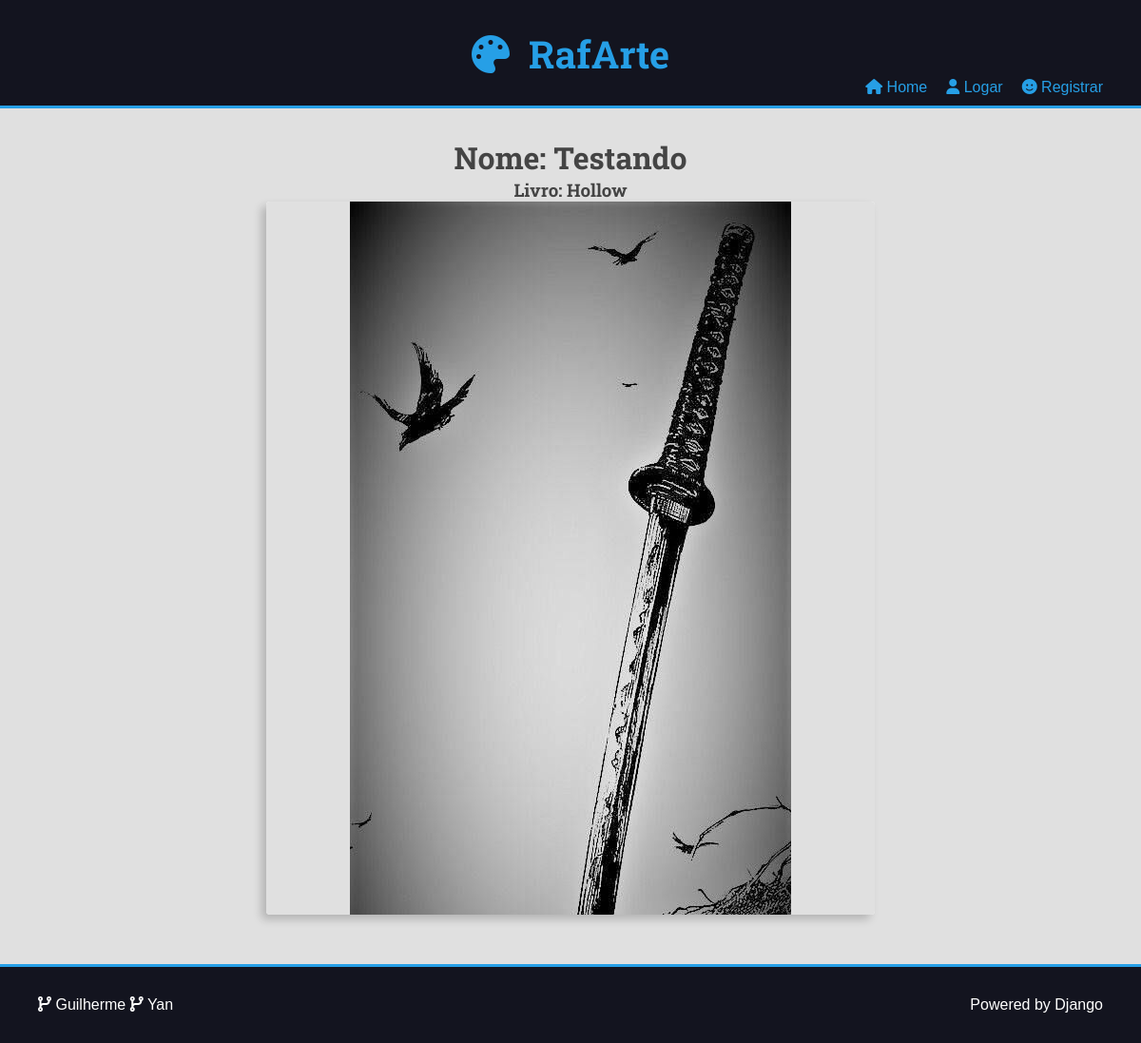
The page /engraving/2/ on the database its author committed.
### museum/models.py (models this page shows, shortened)
class Engraving(models.Model):
    name = models.CharField(max_length=50)
    book = models.CharField(max_length=50, blank=True)
    cover = models.ImageField(upload_to='engravings/cover/%Y/%m/%d/')
    author = models.ManyToManyField(
        Author, blank=True, default=None
    )
    class Meta:
        db_table = 'ENGRAVING'

### museum/views.py (the view)
# urls.py: path('engraving/<int:id_engraving>/', views.detail_engraving, name='engraving'),
@require_GET
def detail_engraving(request: HttpRequest, id_engraving:int) -> HttpResponse:
    try:
        engraving = Engraving.objects.get(pk=id_engraving)
        if not engraving.painting_set.filter(is_published=True).exists():
            raise Http404("Gravura não encontrada")
    except ObjectDoesNotExist:
        raise Http404("Gravura não encontrada")
    return render(request, 'museum/pages/detail_engraving.html', {
        'engraving': engraving,
        'search': False,
    })

### museum/models.py (called while the page is built)
    def __str__(self) -> str:
        return self.name

    def __str__(self) -> str:
        return self.name

### museum/templates/museum/pages/detail_engraving.html (shortened to what this page needs)
{% extends 'templates/pages/global.html' %}
{% block content %}
<div class="text-secondary-page">
    <div class="center-flex" id="church-name">
        <h1>Nome: {{ engraving.name }}</h1>
    </div>
    <div class="center-flex" id="church-location">
        <h3>Livro: {{ engraving.book }}</h3>
    </div>
</div>
        <div class="main-content  container" id="one-item">
            {% if engraving %}
                {% include 'museum/partials/engraving.html' %}
            {% endif %}
        </div>
{% endblock content %}

### museum/templates/museum/partials/engraving.html (shortened to what this page needs)
<div class="center painting main-content-detail painting-list-item" id="card">
    <div class="painting-cover">
        <img src="{{ engraving.cover.url }}" alt="temporario" class="img-main no-filter">
    </div>
</div>

### website/static/css/style.css (style rules this page uses)
:root { --color-primary: #269fe6; --color-primary-hover: #2086c2; --color-primary-dark: #13141f; --color-primary-dark-hover: #212336; --color-primary-light: #d4ecfa; --color-primary-light-hover: #bdd8e7; --color-white: #fff; --color-black: #000; --color-dark-text: #444; --color-info-light: #cce5ff; --color-debug-light: #cce5ff; --color-success-light: #d4edda; --color-alert-light: #fff3cd; --color-warning-light: #fff3cd; --color-error-light: #f8d7da; --color-info-dark: #4d86c4; --color-debug-dark: #4d86c4; --color-success-dark: #4a9c5d; --color-alert-dark: #927f40; --color-warning-dark: #927f40; --color-error-dark: #da525d; --color-gray-0: #f9f9f9; --color-gray-1: #e0e0e0; --color-gray-2: #c7c7c7; --color-gray-3: #aeaeae; --color-gray-4: #959595; --color-gray-5: #7d7d7d; --color-gray-6: #646464; --color-gray-7: #4b4b4b; --color-gray-8: #323232; --color-gray-9: #191919; --color-light-gray: rgb(247, 247, 247); --font-primary: sans-serif; --font-headings: "Roboto Slab", serif; --spacing-gutter-medium: 3rem; --spacing-gutter-large: 4rem; }
* { padding: 0; margin: 0; box-sizing: border-box; }
html { font-size: 62.5%; min-height: 100%; }
body { font-size: 1.6rem; position: relative; min-height: 100%; font-family: var(--font-primary); background: var(--color-gray-1); color: var(--color-dark-text); }
h1, h2, h3, h4, h5, h6 { font-family: var(--font-headings); }
img { max-width: 100%; }
.container { max-width: 144rem; margin: 0 auto; padding: var(--spacing-gutter-medium); }
.main-content { padding-top: 0; }
.painting { background: var(--color-white); box-shadow: -5px 5px 10px rgba(0, 0, 0, 0.2); transform: scale(1); transition: all 300ms ease-in-out; border-radius: 0.4rem; overflow: hidden; }
.painting img { max-width: 100%; }
.painting-list-item { max-width: 64rem; height: fit-content; }
.center { text-align: center; }
.img-main { object-fit: cover; width: 100%; height: 30rem; }
.main-content-detail img { align-items: center; height: auto; width: auto; object-fit: none; max-height: 120rem; }
.main-content-detail .painting-cover { background-color: var(--color-gray-1); display: flex; flex-direction: column; justify-content: center; align-items: center; }
.painting-list-item { display: flex; flex-direction: column; justify-content: space-between; height: 75rem; }
.text-secondary-page { margin-top: 0; }
#one-item { text-align: -webkit-center; }
.center-flex { align-items: center; display: flex; flex-wrap: wrap; align-content: center; justify-content: center; }
* { box-sizing: border-box; }

### rows shown on the page
Engraving: name "Testando", book "Hollow", cover (picture)
